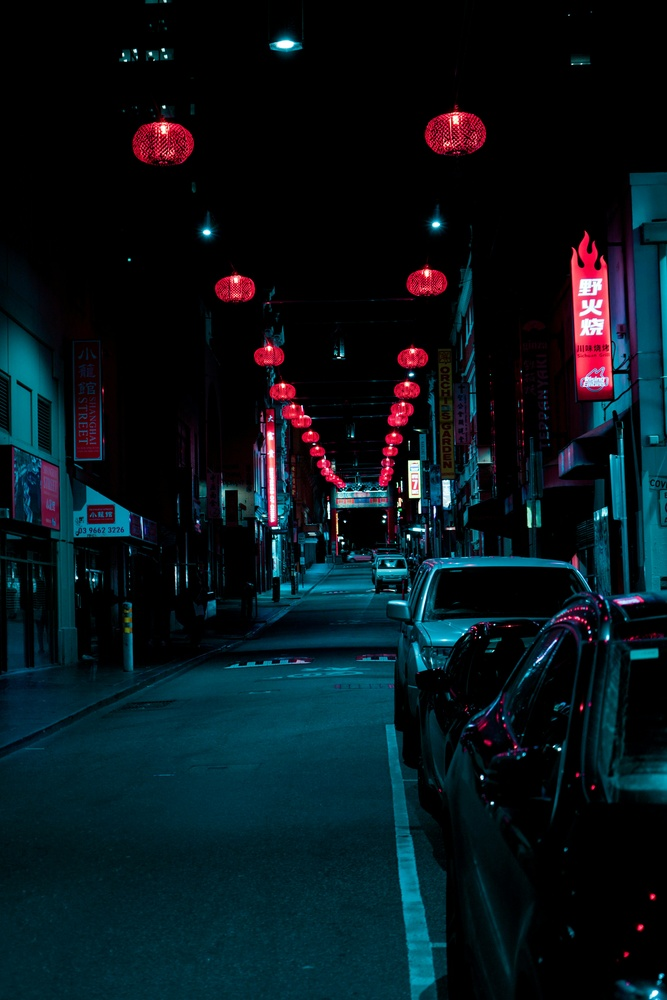
#> input picture noise_model/data/input/106.jpg, 667 x 1000 px, shrunk from 4000 x 6000 before the run; its folder holds only this picture in this run
$ python data_collection.py
#> lines starting #> are read from the running program, lines starting #| are printed output that depends on the picture
import os
import random
import numpy as np
from PIL import Image

# Define constants
BRIGHTNESS_THRESHOLD = 75  # Adjust this value based on your definition of "dark enough"
PATCHES_PER_IMAGE = 5
OUTPUT_FOLDER = "./data/input_patches/"

# Ensure output folder exists
os.makedirs(OUTPUT_FOLDER, exist_ok=True)

def calculate_brightness(patch):
    """Calculate the average brightness of a patch."""
    # Convert to grayscale and calculate mean pixel value
    gray_patch = np.mean(patch, axis=2)  # Average the RGB channels
    return np.mean(gray_patch)

def extract_random_patch(image):
    """Extract a random 1080x720 patch from the given image."""
    width, height = image.size
    patch_width = width // 2
    patch_height = height // 2

    x = random.randint(0, width - patch_width)
    y = random.randint(0, height - patch_height)
    patch = image.crop((x, y, x + patch_width, y + patch_height))
    return patch

def flip_patch_randomly(patch):
    """Randomly flip the patch horizontally or vertically."""
    flip_type = random.choice(["horizontal", "vertical", None])
    if flip_type == "horizontal":
        return patch.transpose(Image.FLIP_LEFT_RIGHT)
    elif flip_type == "vertical":
        return patch.transpose(Image.FLIP_TOP_BOTTOM)
    return patch

def process_images(input_folder):
    """Process all images in the input folder."""
#> called with input_folder = './data/input'
    for i, filename in enumerate(os.listdir(input_folder)):
        if filename.lower().endswith(('.jpg', '.jpeg')):
            image_path = os.path.join(input_folder, filename)
            image = Image.open(image_path)
#> image is the input picture: PIL image 667x1000 RGB; mean R, G, B 8.8, 22.1, 28.3

            patches_extracted = 0
            attempts = 0

            while patches_extracted < PATCHES_PER_IMAGE and attempts < 100:
                attempts += 1
                patch = extract_random_patch(image)
                brightness = calculate_brightness(np.array(patch))

                if brightness < BRIGHTNESS_THRESHOLD:
                    patch = flip_patch_randomly(patch)
                    output_path = os.path.join(OUTPUT_FOLDER, f"{i*5 + patches_extracted + 1}.jpg")
                    patch.save(output_path)
                    patches_extracted += 1
#> this loop made 5 passes
#> brightness on passes 1 to 5: 30.87, 14.98, 24.11, 22.25, 25.36
#> pass 1, in extract_random_patch, `patch = image.crop((x, y, x + patch_width, y + patch_height))`:
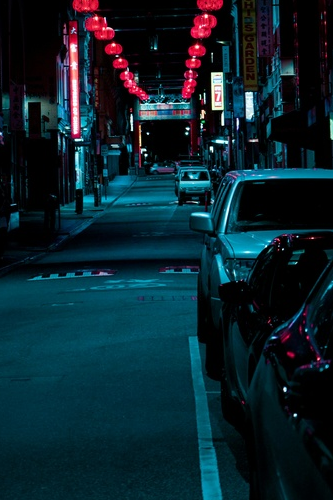
#> patch: PIL image 333x500 RGB; mean R, G, B 12.1, 35.5, 45.1
#> pass 1, in calculate_brightness, `gray_patch = np.mean(patch, axis=2)`:
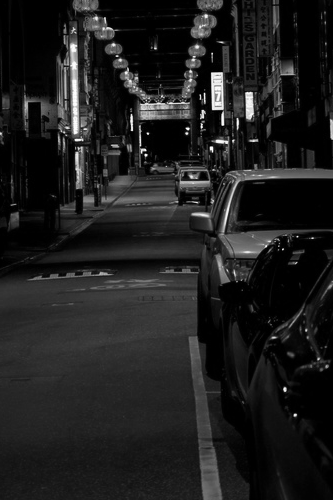
#> gray_patch: shape (500, 333) float64; min 0, max 255, mean 30.9
#> pass 1, in process_images, `patch = flip_patch_randomly(patch)`:
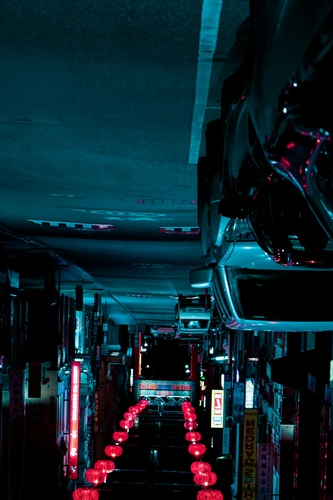
#> patch: PIL image 333x500 RGB; mean R, G, B 12.1, 35.5, 45.1
#> pass 2, in extract_random_patch (call 2), `patch = image.crop((x, y, x + patch_width, y + patch_height))`:
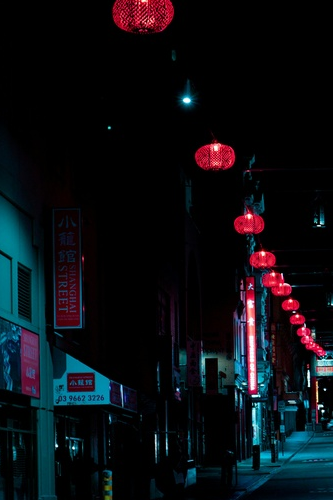
#> patch: PIL image 333x500 RGB; mean R, G, B 11.6, 14.3, 19
#> after the loop:
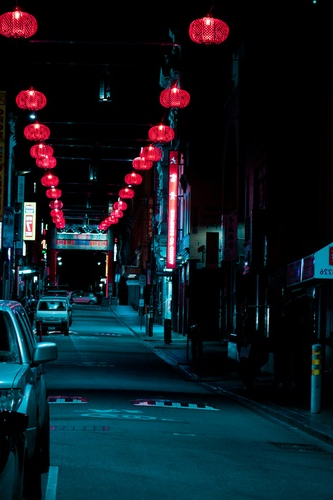
#> patch: PIL image 333x500 RGB; mean R, G, B 14.4, 26.9, 34.7
#> after the loop, attempts = 5; patches_extracted = 5

            if patches_extracted < PATCHES_PER_IMAGE:
                print(f"Warning: Only extracted {patches_extracted} patches from {filename}.")

if __name__ == "__main__":
    input_folder = "./data/input"  # Replace with your folder path
    process_images(input_folder)
    print("Processing completed.")

$ run again, on noise_model/data/input/130.jpg
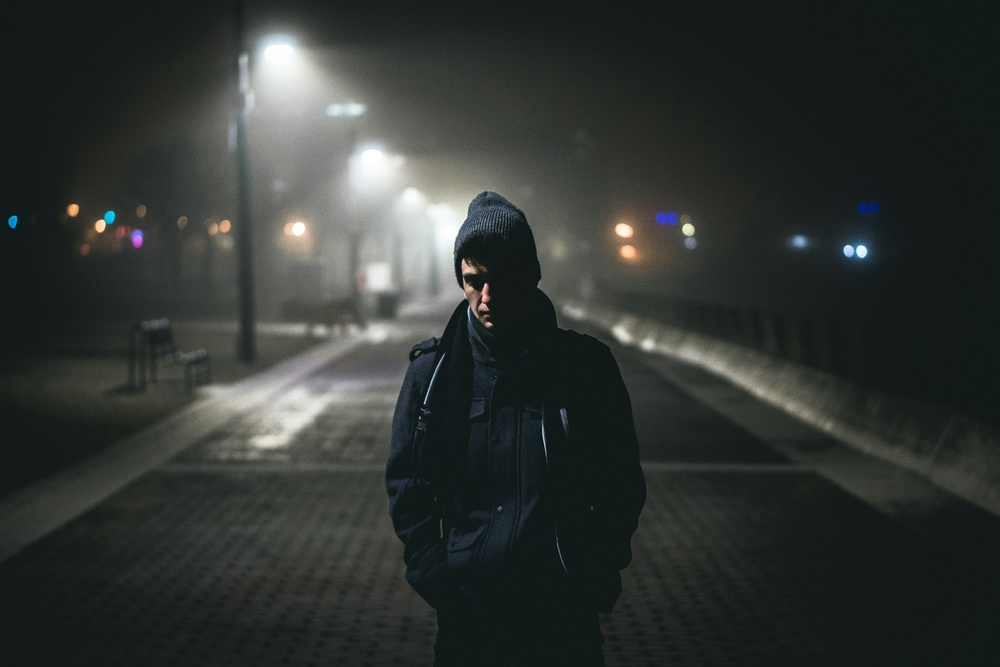
#> input picture noise_model/data/input/130.jpg, 1000 x 667 px, shrunk from 5922 x 3948 before the run
#> in process_images, image is the input picture: PIL image 1000x667 RGB; mean R, G, B 48.6, 53.3, 51
#> the loop in process_images, `while patches_extracted < PATCHES_PER_IMAGE and attempts < 100:` made 10 passes
#> brightness on passes 1 to 8: 46.46, 83.61, 37.02, 84.2, 38.71, 78.34, 87.52, 92.51
#> pass 1, in extract_random_patch, `patch = image.crop((x, y, x + patch_width, y + patch_height))`:
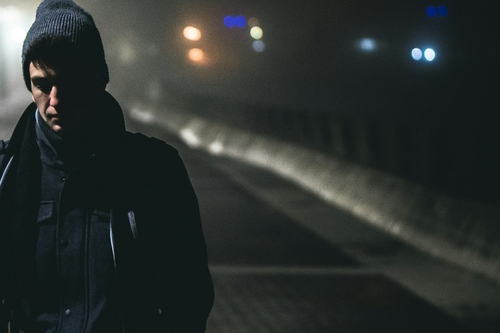
#> patch: PIL image 500x333 RGB; mean R, G, B 43.6, 49.1, 46.7
#> after the loop in process_images, `while patches_extracted < PATCHES_PER_IMAGE and attempts < 100:`:
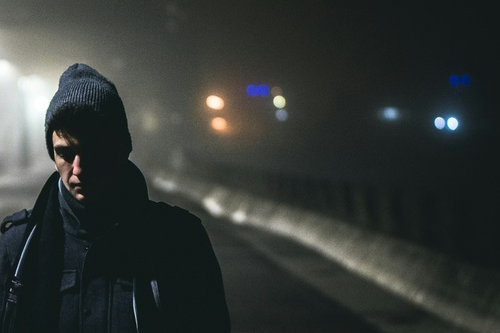
#> patch: PIL image 500x333 RGB; mean R, G, B 52.1, 56.8, 54
#> after the loop in process_images, `while patches_extracted < PATCHES_PER_IMAGE and attempts < 100:`: attempts = 10; patches_extracted = 5

$ run again, on noise_model/data/input/14.jpg
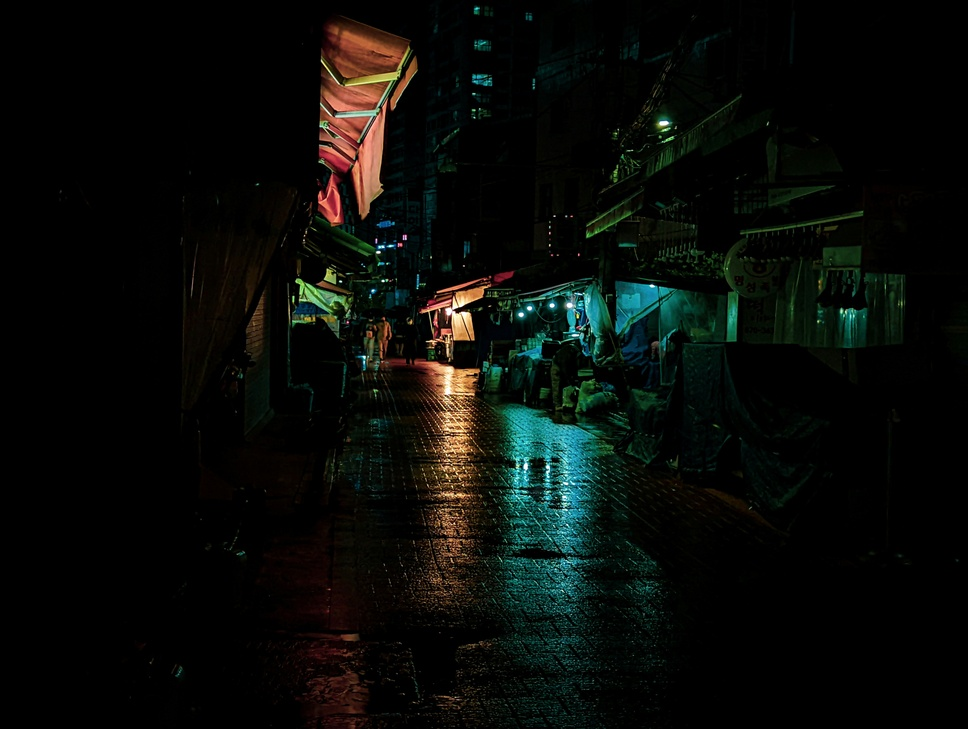
#> input picture noise_model/data/input/14.jpg, 968 x 729 px, shrunk from 4080 x 3072 before the run
#> in process_images, image is the input picture: PIL image 968x729 RGB; mean R, G, B 9.3, 11.8, 8.7
#> the loop in process_images, `while patches_extracted < PATCHES_PER_IMAGE and attempts < 100:` made 5 passes
#> brightness on passes 1 to 5: 21, 13.35, 24.18, 23.79, 14.48
#> pass 1, in calculate_brightness, `gray_patch = np.mean(patch, axis=2)`:
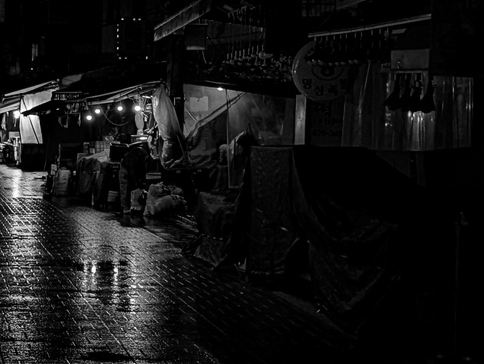
#> gray_patch: shape (364, 484) float64; min 0, max 254.7, mean 21
#> after the loop in process_images, `while patches_extracted < PATCHES_PER_IMAGE and attempts < 100:`:
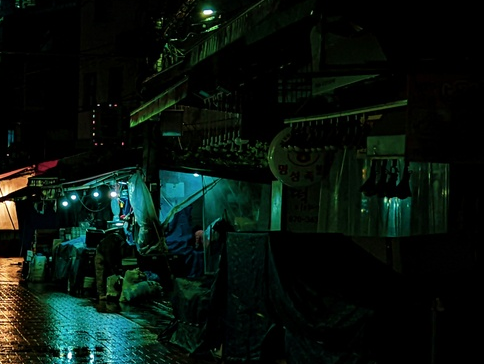
#> patch: PIL image 484x364 RGB; mean R, G, B 9.2, 19.8, 14.5
#> after the loop in process_images, `while patches_extracted < PATCHES_PER_IMAGE and attempts < 100:`: attempts = 5
